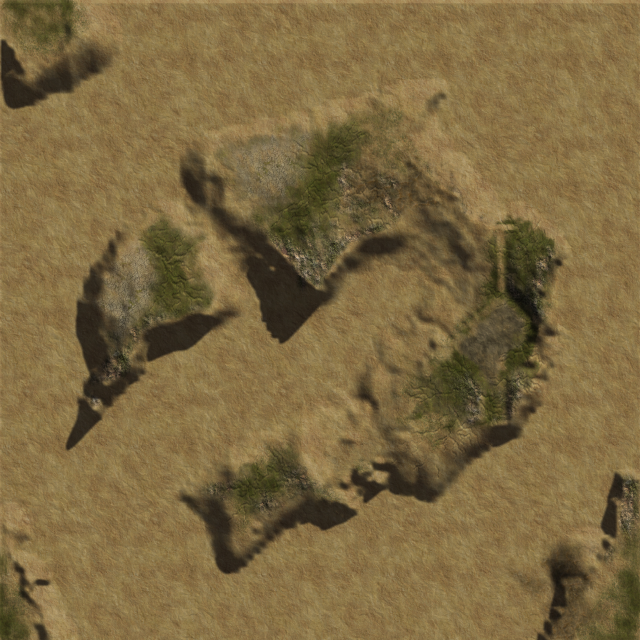
#> input picture game/assets/maps/mc2_01/burnin.jpg, 1280 x 1280 px (shown at 1/2 size)
$ python silhouette_lock.py ../../../game/assets/maps/mc2_01/burnin.jpg ../../../game/assets/maps/mc2_01/burnin.jpg out.png
#> lines starting #> are read from the running program, lines starting #| are printed output that depends on the picture
#!/usr/bin/env python3
"""Pin an edited render's outline to its source render (image-to-3D input prep).
    python3 -I tools/art/v3/silhouette_lock.py SRC.png EDIT.png OUT.png
Edit models (Qwen-Image-Edit) keep the layout but drift the outline by 10-25 %. Outside the source silhouette the
result is white; inside it, pixels the edit left white keep the source render. Prints the IoU before pinning."""
import sys
import numpy as np
from PIL import Image
from scipy import ndimage as ndi


def mask(a):
    m = ndi.binary_opening(a < 238, iterations=2)
    return ndi.binary_fill_holes(m)


src = Image.open(sys.argv[1]).convert("RGB")
#> src is the input picture: PIL image 1280x1280 RGB; mean R, G, B 123.7, 103.9, 64.6
ed = Image.open(sys.argv[2]).convert("RGB").resize(src.size, Image.LANCZOS)
s, e = np.asarray(src, float), np.asarray(ed, float)
ms, me = mask(s.mean(2)), mask(e.mean(2))
#> in mask, `m = ndi.binary_opening(a < 238, iterations=2)`:
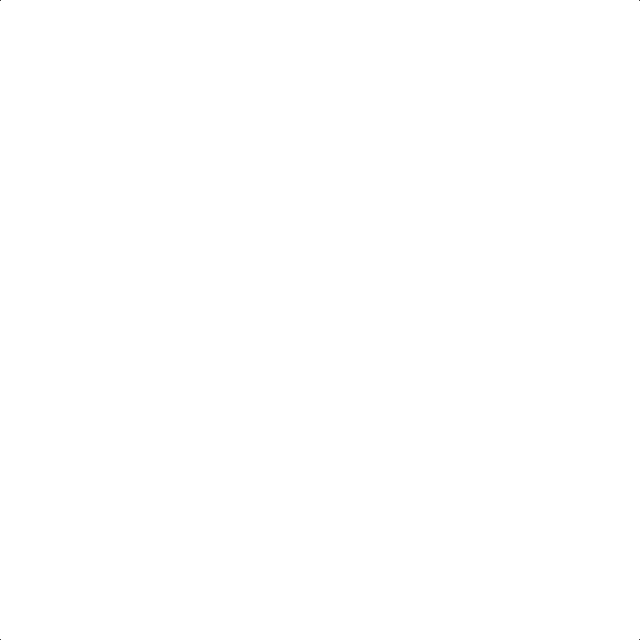
#> m: shape (1280, 1280) bool (shown at 1/2 size); 100% white; black in thin lines or dots
print("IoU before pinning", round((ms & me).sum() / (ms | me).sum(), 3))
#| IoU before pinning 1.0
out = e.copy()
hole = ms & (e.mean(2) >= 238)
#> hole: shape (1280, 1280) bool; every value is 0
out[hole] = s[hole]      # where the edit left a gap inside the silhouette, keep the source render's pixels
soft = ndi.gaussian_filter(ms.astype(float), 1.0)[..., None]
out = out * soft + 255 * (1 - soft)
Image.fromarray(out.clip(0, 255).astype(np.uint8)).save(sys.argv[3])
